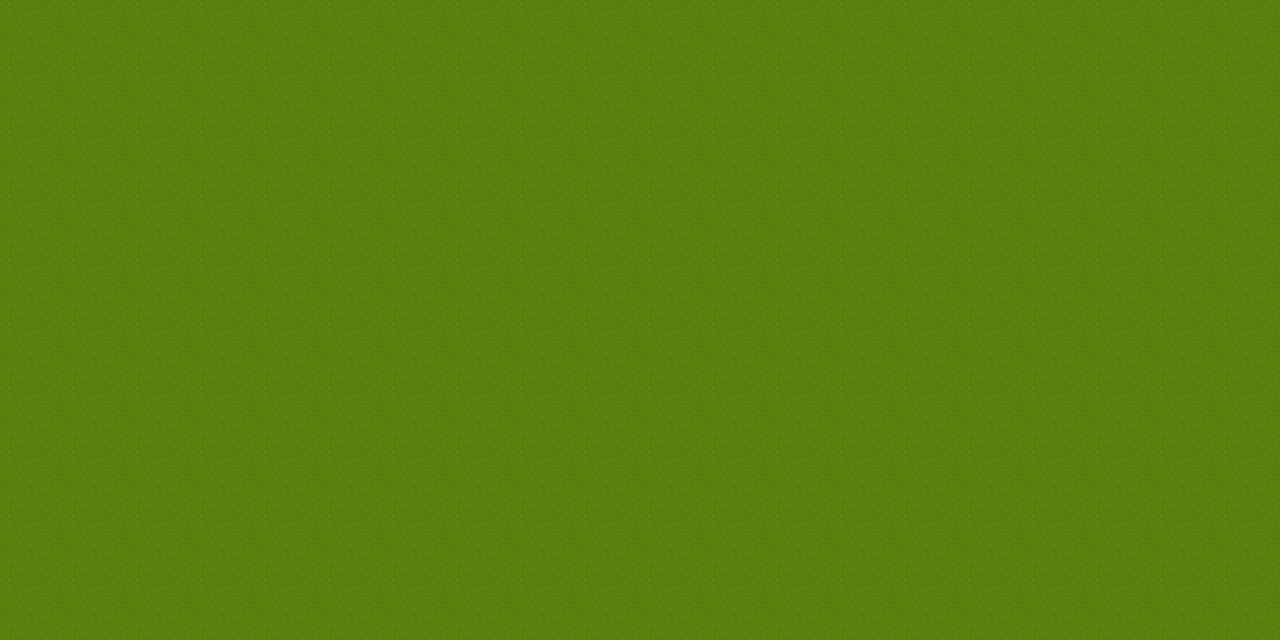

Below is a game level as drawn by its tile map, then a one-line description and the .tmx that defines it (tile-layer data replaced by summaries):
An orthogonal 20x10 tile map with 64x64 px tiles, 1 tile layer (Tile Layer 1).

<map version="1.0" orientation="orthogonal" renderorder="right-down" width="20" height="10" tilewidth="64" tileheight="64" nextobjectid="1">
 <tileset firstgid="1" name="Ground" tilewidth="64" tileheight="64" tilecount="1">
  <tile id="0">
   <image width="64" height="64" source="../images/tiles/grass.png" />
  </tile>
 </tileset>
 <layer name="Tile Layer 1" width="20" height="10">
  <data>[200 cells, 200 non-empty, 1 distinct tile ids]</data>
 </layer>
</map>
